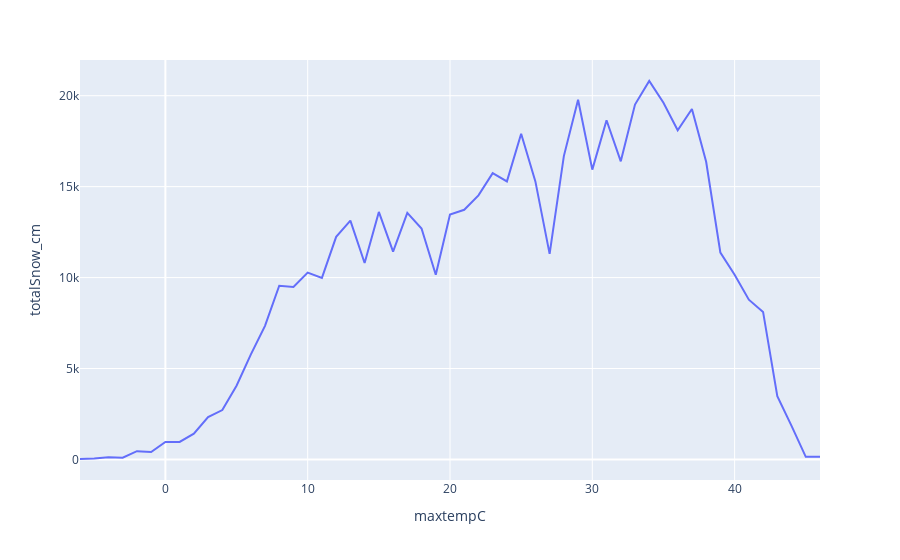

Notebook cell for this chart:
### Code cell
px.line(data2, x = "maxtempC", y = "totalSnow_cm")

### Figure 1 — Plotly figure (JSON) as saved in the notebook; plotly's stock layout.template omitted (floating-point values rounded to 4 significant figures)
{"data": [{"hovertemplate": "maxtempC=%{x}<br>totalSnow_cm=%{y}<extra></extra>", "legendgroup": "", "line": {"color": "#636efa", "dash": "solid"}, "marker": {"symbol": "circle"}, "mode": "lines", "name": "", "orientation": "v", "showlegend": false, "type": "scatter", "x": [-6, -5, -4, -3, -2, -1, 0, 1, 2, 3, 4, 5, 6, 7, 8, 9, 10, 11, 12, 13, 14, 15, 16, 17, 18, 19, 20, 21, 22, 23, 24, 25, 26, 27, 28, 29, 30, 31, 32, 33, 34, 35, 36, 37, 38, 39, 40, 41, 42, 43, 44, 45, 46], "xaxis": "x", "y": [24, 48, 120, 96, 456, 408, 960, 960, 1416, 2328, 2712, 4056, 5760, 7344, 9552, 9480, 10272, 9984, 12240, 13128, 10800, 13608, 11424, 13560, 12696, 10152, 13464, 13728, 14520, 15744, 15288, 17904, 15288, 11304, 16680, 19776, 15936, 18648, 16392, 19512, 20808, 19608, 18096, 19272, 16368, 11376, 10152, 8784, 8112, 3480, 1848, 144, 144], "yaxis": "y"}], "layout": {"legend": {"tracegroupgap": 0}, "margin": {"t": 60}, "xaxis": {"anchor": "y", "domain": [0, 1], "title": {"text": "maxtempC"}}, "yaxis": {"anchor": "x", "domain": [0, 1], "title": {"text": "totalSnow_cm"}}}}
